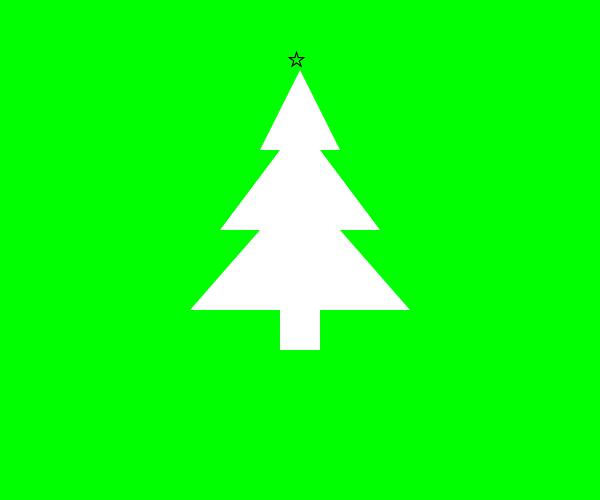
Frame 1 (no input)
Frame 60 (no input): identical to frame 1, image omitted
Frame 120 (the mouse pressed at the canvas centre since frame 60): identical to frame 1, image omitted

The p5.js sketch that drew this single still picture (run headless with seeded random() and noise() and a simulated clock; from frame 60 on, the mouse is pressed at the canvas centre):

// p5.js sketch
// ── sketch.js
function setup() {
  createCanvas(600, 500);
}

function draw() {
  //change the colour of the background using a hex code
  background('#00ff00');
  //draw a tree shape in the centre of the screen
textSize(30)
text('⭐',286,70);
  
noStroke();
    beginShape();
    vertex(300, 70);
    vertex(260, 150);
    vertex(280, 150);
    vertex(220, 230);
    vertex(260, 230);
    vertex(190, 310);
    vertex(280, 310);
    vertex(280, 350);
    vertex(320, 350);
    vertex(320, 310);
    vertex(410, 310);
    vertex(340, 230);
    vertex(380, 230);
    vertex(320, 150);
    vertex(340, 150);
    endShape();

// add presents

}
